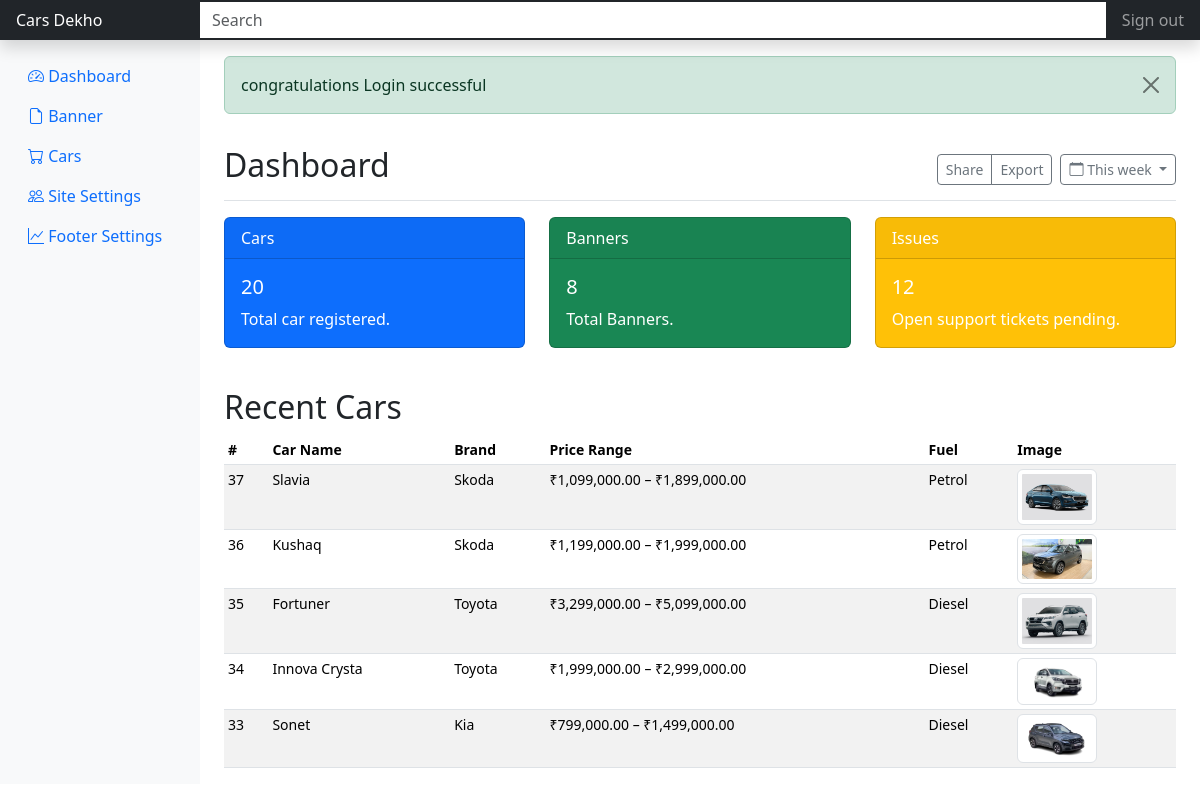
/admin/index.php?controller=admin&function=home (signed in), run on the app's committed database.
### tables this page shows
CREATE TABLE IF NOT EXISTS `cars` (
  `id` int NOT NULL AUTO_INCREMENT,
  `name` varchar(120) DEFAULT NULL,
  `brand` varchar(80) DEFAULT NULL,
  `price_from` decimal(10,2) DEFAULT NULL,
  `price_to` decimal(10,2) DEFAULT NULL,
  `fuel_type` varchar(30) DEFAULT NULL,
  `transmission` varchar(30) DEFAULT NULL,
  `image_path` varchar(255) DEFAULT NULL,
  `is_most_searched` tinyint(1) DEFAULT '0',
  `is_latest` tinyint(1) DEFAULT '0',
  `created_at` timestamp NULL DEFAULT CURRENT_TIMESTAMP,
  PRIMARY KEY (`id`)
);

### admin/controller/admin.php (called while the page is built, shortened)
<?php
class adminController
{
    public $model;
    function __construct()
    {
        include_once('model/admin.php');
        $this->model = new adminModel();
    }
    function home(){
        $totalCars = $this->model->getAllCarsCount();
        $totalBanners = $this->model->getAllBannersCount();
        $cars = $this->model->getAllCars();
        include('views/include/header.php');
        include('views/include/navbar.php');
        include('views/home.php');
        include('views/include/footer.php');
    }
}

### admin/model/admin.php (called while the page is built, shortened)
<?php
class adminModel
{
    public $db;
    function __construct()
    {
        include_once 'model/db.php';
        $this->db = new dbModel();
    }
    public function getAllCarsCount()
    {
        $sql = "SELECT COUNT(id) as total_cars FROM cars";
        return $this->db->select($sql)[0] ?? 0;
    }
    public function getAllBannersCount()
    {
        $sql = "SELECT COUNT(id) as total_banners FROM banners";
        return $this->db->select($sql)[0] ?? 0;
    }
    public function getAllCars()
    {
        $sql = "SELECT * FROM cars ORDER BY id DESC limit 5";
        return $this->db->select($sql);
    }
}

### admin/model/db.php (called while the page is built, shortened)
<?php
class dbModel
{
    private $dsn = "mysql:host=localhost;dbname=carsdekho";
    private $username = "root";
    private $password = "";
    public $pdo;
    public function __construct()
    {
        try {
            $this->pdo = new PDO(
                $this->dsn,
                $this->username,
                $this->password,
                [
                    PDO::ATTR_ERRMODE => PDO::ERRMODE_EXCEPTION,
                    PDO::ATTR_DEFAULT_FETCH_MODE => PDO::FETCH_ASSOC,
                    PDO::ATTR_EMULATE_PREPARES => false
                ]
            );
        } catch (PDOException $e) {
            die("DB Connection failed: " . $e->getMessage());
        }
    }
    public function select($sql, $params = array())
    {
        $stmt = $this->pdo->prepare($sql);
        $stmt->execute($params);
        return $stmt->fetchAll(PDO::FETCH_ASSOC);
    }
}

### admin/views/home.php (the view)
<div class="container-fluid">
    <div class="row">
        <?php include BASE_PATH . 'views/include/siderbar.php'; ?>
        <main class="col-md-9 ms-sm-auto col-lg-10 px-md-4">
            <?php include BASE_PATH . 'views/include/flash.php'; ?>
            <div class="d-flex justify-content-between flex-wrap flex-md-nowrap align-items-center pt-3 pb-2 mb-3 border-bottom">
                <h1 class="h2">Dashboard</h1>
                <div class="btn-toolbar mb-2 mb-md-0">
                    <div class="btn-group me-2">
                        <button type="button" class="btn btn-sm btn-outline-secondary">Share</button>
                        <button type="button" class="btn btn-sm btn-outline-secondary">Export</button>
                    </div>
                    <button type="button" class="btn btn-sm btn-outline-secondary dropdown-toggle">
                        <i class="bi bi-calendar"></i>
                        This week
                    </button>
                </div>
            </div>
            <div class="row mb-4">
                <div class="col-md-4">
                    <div class="card text-white bg-primary mb-3">
                        <div class="card-header">Cars</div>
                        <div class="card-body">
                            <h5 class="card-title"><?= $totalCars['total_cars'] ?? 0?></h5>
                            <p class="card-text">Total car registered.</p>
                        </div>
                    </div>
                </div>
                <div class="col-md-4">
                    <div class="card text-white bg-success mb-3">
                        <div class="card-header">Banners</div>
                        <div class="card-body">
                            <h5 class="card-title"><?= $totalBanners['total_banners'] ?? 0?></h5>
                            <p class="card-text">Total Banners.</p>
                        </div>
                    </div>
                </div>
                <div class="col-md-4">
                    <div class="card text-white bg-warning mb-3">
                        <div class="card-header">Issues</div>
                        <div class="card-body">
                            <h5 class="card-title">12</h5>
                            <p class="card-text">Open support tickets pending.</p>
                        </div>
                    </div>
                </div>
            </div>
            <h2>Recent Cars</h2>
            <div class="table-responsive small">
                <table class="table table-striped table-sm">
                    <thead>
                        <tr>
                            <th scope="col">#</th>
                            <th scope="col">Car Name</th>
                            <th scope="col">Brand</th>
                            <th scope="col">Price Range</th>
                            <th scope="col">Fuel</th>
                            <th scope="col">Image</th>
                        </tr>
                    </thead>
                    <tbody>
                        <?php foreach ($cars as $car): ?>
                            <tr>
                                <td><?= (int) $car['id'] ?></td>
                                <td><?= htmlspecialchars($car['name']) ?></td>
                                <td><?= htmlspecialchars($car['brand']) ?></td>
                                <td>
                                    ₹<?= number_format($car['price_from'], 2) ?>
                                    –
                                    ₹<?= number_format($car['price_to'], 2) ?>
                                </td>
                                <td><?= htmlspecialchars($car['fuel_type']) ?></td>
                                <td>
                                    <?php if (!empty($car['image_path'])): ?>
                                        <img src="<?= BASE_URL . $car['image_path'] ?>" width="80" class="img-thumbnail">
                                    <?php endif; ?>
                                </td>
                            </tr>
                        <?php endforeach; ?>
                    </tbody>
                </table>
            </div>
        </main>
    </div>
</div>

### data on the page
cars: id "37", name "Slavia", brand "Skoda", price_from "1,099,000.00", price_to "1,899,000.00", fuel_type "Petrol", image_path (picture)
cars: id "36", name "Kushaq", brand "Skoda", price_from "1,199,000.00", price_to "1,999,000.00", fuel_type "Petrol", image_path (picture)
cars: id "35", name "Fortuner", brand "Toyota", price_from "3,299,000.00", price_to "5,099,000.00", fuel_type "Diesel", image_path (picture)
cars: id "34", name "Innova Crysta", brand "Toyota", price_from "1,999,000.00", price_to "2,999,000.00", fuel_type "Diesel", image_path (picture)
cars: id "33", name "Sonet", brand "Kia", price_from "799,000.00", price_to "1,499,000.00", fuel_type "Diesel", image_path (picture)

### other printed values
$flash['message'] "congratulations Login successful"
$totalCars['total_cars'] "20"
$totalBanners['total_banners'] "8"
